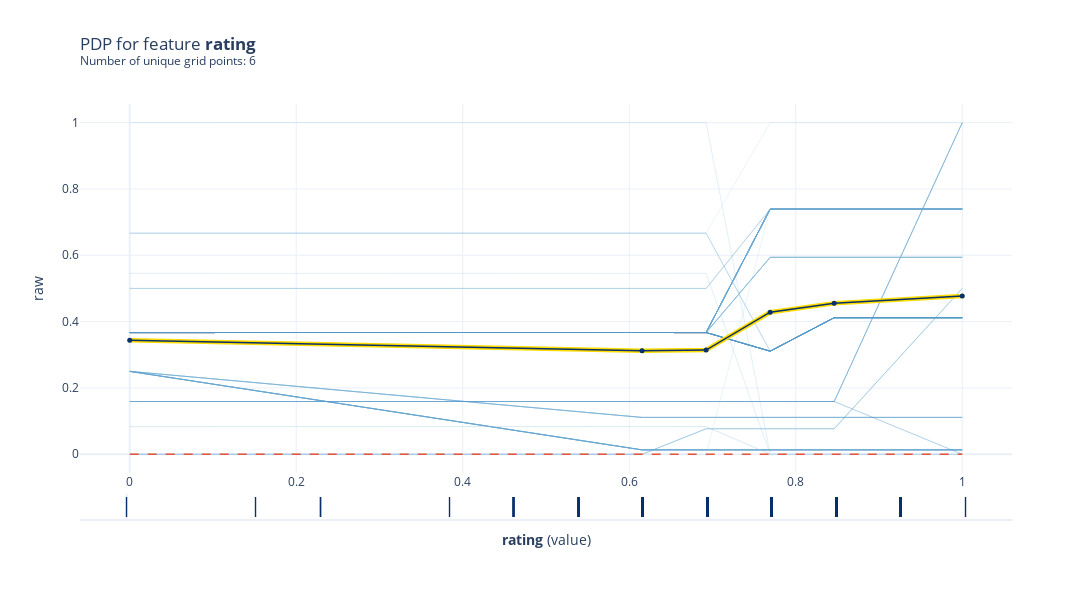

The notebook cell saved with this chart:
### Code cell
# Plot PDP
# Create the pdp data to be plotted
pdp_goals = pdp.PDPIsolate(model=tree_model, df=val_x, model_features=feature_names, feature='rating', feature_name='rating')

# plot the PDP for feature 'Goal Scored'
fig, axes = pdp_goals.plot(
    center=False,
    plot_lines=True,
    frac_to_plot=100,
    cluster=False,
    n_cluster_centers=None,
    cluster_method='accurate',
    plot_pts_dist=True,
    to_bins=False,
    show_percentile=False,
    which_classes=None,
    figsize=None,
    dpi=300,
    ncols=2,
    plot_params={"pdp_hl": True},
    engine='plotly',
    template='plotly_white')

fig.show()

### Figure 1 — Plotly figure (JSON) as saved in the notebook; plotly's stock layout.template omitted (floating-point values rounded to 4 significant figures; data arrays with more than 128 entries replaced by an {"elided": "..."} marker saying what was removed)
{"data": [{"hoverinfo": "none", "line": {"color": "rgba(193,217,237,0.5)", "width": 0.5}, "mode": "lines", "type": "scatter", "x": [0, 0.6154, 0.6923, 0.7692, 0.8462, 1], "xaxis": "x", "y": [0.25, 0.01316, 0.01316, 0.01316, 0.01316, 0.01316], "yaxis": "y"}, {"hoverinfo": "none", "line": {"color": "rgba(177,210,231,0.5)", "width": 0.5}, "mode": "lines", "type": "scatter", "x": [0, 0.6154, 0.6923, 0.7692, 0.8462, 1], "xaxis": "x", "y": [0.3671, 0.3671, 0.3671, 0.7391, 0.7391, 0.7391], "yaxis": "y"}, {"hoverinfo": "none", "line": {"color": "rgba(160,202,225,0.5)", "width": 0.5}, "mode": "lines", "type": "scatter", "x": [0, 0.6154, 0.6923, 0.7692, 0.8462, 1], "xaxis": "x", "y": [0.1591, 0.1591, 0.1591, 0.1591, 0.1591, 1], "yaxis": "y"}, {"hoverinfo": "none", "line": {"color": "rgba(139,192,221,0.5)", "width": 0.5}, "mode": "lines", "type": "scatter", "x": [0, 0.6154, 0.6923, 0.7692, 0.8462, 1], "xaxis": "x", "y": [1, 1, 1, 0, 0, 0], "yaxis": "y"}, {"hoverinfo": "none", "line": {"color": "rgba(117,179,216,0.5)", "width": 0.5}, "mode": "lines", "type": "scatter", "x": [0, 0.6154, 0.6923, 0.7692, 0.8462, 1], "xaxis": "x", "y": [0.3671, 0.3671, 0.3671, 0.3108, 0.4118, 0.4118], "yaxis": "y"}, {"hoverinfo": "none", "line": {"color": "rgba(98,168,210,0.5)", "width": 0.5}, "mode": "lines", "type": "scatter", "x": [0, 0.6154, 0.6923, 0.7692, 0.8462, 1], "xaxis": "x", "y": [0.3671, 0.3671, 0.3671, 0.7391, 0.7391, 0.7391], "yaxis": "y"}, {"hoverinfo": "none", "line": {"color": "rgba(80,155,203,0.5)", "width": 0.5}, "mode": "lines", "type": "scatter", "x": [0, 0.6154, 0.6923, 0.7692, 0.8462, 1], "xaxis": "x", "y": [0.3671, 0.3671, 0.3671, 0.3108, 0.4118, 0.4118], "yaxis": "y"}, {"hoverinfo": "none", "line": {"color": "rgba(64,144,197,0.5)", "width": 0.5}, "mode": "lines", "type": "scatter", "x": [0, 0.6154, 0.6923, 0.7692, 0.8462, 1], "xaxis": "x", "y": [0.1591, 0.1591, 0.1591, 0.1591, 0.1591, 1], "yaxis": "y"}, {"hoverinfo": "none", "line": {"color": "rgba(49,129,189,0.5)", "width": 0.5}, "mode": "lines", "type": "scatter", "x": [0, 0.6154, 0.6923, 0.7692, 0.8462, 1], "xaxis": "x", "y": [0.5, 0.5, 0.5, 0.7391, 0.7391, 0.7391], "yaxis": "y"}, {"hoverinfo": "none", "line": {"color": "rgba(36,116,182,0.5)", "width": 0.5}, "mode": "lines", "type": "scatter", "x": [0, 0.6154, 0.6923, 0.7692, 0.8462, 1], "xaxis": "x", "y": [0.3671, 0.3671, 0.3671, 0.7391, 0.7391, 0.7391], "yaxis": "y"}, {"hoverinfo": "none", "line": {"color": "rgba(193,217,237,0.5)", "width": 0.5}, "mode": "lines", "type": "scatter", "x": [0, 0.6154, 0.6923, 0.7692, 0.8462, 1], "xaxis": "x", "y": [0.3671, 0.3671, 0.3671, 0.7391, 0.7391, 0.7391], "yaxis": "y"}, {"hoverinfo": "none", "line": {"color": "rgba(177,210,231,0.5)", "width": 0.5}, "mode": "lines", "type": "scatter", "x": [0, 0.6154, 0.6923, 0.7692, 0.8462, 1], "xaxis": "x", "y": [0.3671, 0.3671, 0.3671, 0.3108, 0.4118, 0.4118], "yaxis": "y"}, {"hoverinfo": "none", "line": {"color": "rgba(160,202,225,0.5)", "width": 0.5}, "mode": "lines", "type": "scatter", "x": [0, 0.6154, 0.6923, 0.7692, 0.8462, 1], "xaxis": "x", "y": [0.3671, 0.3671, 0.3671, 0.5938, 0.5938, 0.5938], "yaxis": "y"}, {"hoverinfo": "none", "line": {"color": "rgba(139,192,221,0.5)", "width": 0.5}, "mode": "lines", "type": "scatter", "x": [0, 0.6154, 0.6923, 0.7692, 0.8462, 1], "xaxis": "x", "y": [0.3671, 0.3671, 0.3671, 0.7391, 0.7391, 0.7391], "yaxis": "y"}, {"hoverinfo": "none", "line": {"color": "rgba(117,179,216,0.5)", "width": 0.5}, "mode": "lines", "type": "scatter", "x": [0, 0.6154, 0.6923, 0.7692, 0.8462, 1], "xaxis": "x", "y": [0.3671, 0.3671, 0.3671, 0.7391, 0.7391, 0.7391], "yaxis": "y"}, {"hoverinfo": "none", "line": {"color": "rgba(98,168,210,0.5)", "width": 0.5}, "mode": "lines", "type": "scatter", "x": [0, 0.6154, 0.6923, 0.7692, 0.8462, 1], "xaxis": "x", "y": [0.25, 0.01316, 0.01316, 0.01316, 0.01316, 0.01316], "yaxis": "y"}, {"hoverinfo": "none", "line": {"color": "rgba(80,155,203,0.5)", "width": 0.5}, "mode": "lines", "type": "scatter", "x": [0, 0.6154, 0.6923, 0.7692, 0.8462, 1], "xaxis": "x", "y": [0.3671, 0.3671, 0.3671, 0.5938, 0.5938, 0.5938], "yaxis": "y"}, {"hoverinfo": "none", "line": {"color": "rgba(64,144,197,0.5)", "width": 0.5}, "mode": "lines", "type": "scatter", "x": [0, 0.6154, 0.6923, 0.7692, 0.8462, 1], "xaxis": "x", "y": [0.25, 0.1111, 0.1111, 0.1111, 0.1111, 0.1111], "yaxis": "y"}, {"hoverinfo": "none", "line": {"color": "rgba(49,129,189,0.5)", "width": 0.5}, "mode": "lines", "type": "scatter", "x": [0, 0.6154, 0.6923, 0.7692, 0.8462, 1], "xaxis": "x", "y": [0.3671, 0.3671, 0.3671, 0.3108, 0.4118, 0.4118], "yaxis": "y"}, {"hoverinfo": "none", "line": {"color": "rgba(36,116,182,0.5)", "width": 0.5}, "mode": "lines", "type": "scatter", "x": [0, 0.6154, 0.6923, 0.7692, 0.8462, 1], "xaxis": "x", "y": [0.3671, 0.3671, 0.3671, 0.3108, 0.4118, 0.4118], "yaxis": "y"}, {"hoverinfo": "none", "line": {"color": "rgba(193,217,237,0.5)", "width": 0.5}, "mode": "lines", "type": "scatter", "x": [0, 0.6154, 0.6923, 0.7692, 0.8462, 1], "xaxis": "x", "y": [0.3671, 0.3671, 0.3671, 0.3108, 0.4118, 0.4118], "yaxis": "y"}, {"hoverinfo": "none", "line": {"color": "rgba(177,210,231,0.5)", "width": 0.5}, "mode": "lines", "type": "scatter", "x": [0, 0.6154, 0.6923, 0.7692, 0.8462, 1], "xaxis": "x", "y": [0.3671, 0.3671, 0.3671, 0.3108, 0.4118, 0.4118], "yaxis": "y"}, {"hoverinfo": "none", "line": {"color": "rgba(160,202,225,0.5)", "width": 0.5}, "mode": "lines", "type": "scatter", "x": [0, 0.6154, 0.6923, 0.7692, 0.8462, 1], "xaxis": "x", "y": [0.25, 0.01316, 0.01316, 0.01316, 0.01316, 0.01316], "yaxis": "y"}, {"hoverinfo": "none", "line": {"color": "rgba(139,192,221,0.5)", "width": 0.5}, "mode": "lines", "type": "scatter", "x": [0, 0.6154, 0.6923, 0.7692, 0.8462, 1], "xaxis": "x", "y": [0.25, 0.1111, 0.1111, 0.1111, 0.1111, 0.1111], "yaxis": "y"}, {"hoverinfo": "none", "line": {"color": "rgba(117,179,216,0.5)", "width": 0.5}, "mode": "lines", "type": "scatter", "x": [0, 0.6154, 0.6923, 0.7692, 0.8462, 1], "xaxis": "x", "y": [0.3671, 0.3671, 0.3671, 0.7391, 0.7391, 0.7391], "yaxis": "y"}, {"hoverinfo": "none", "line": {"color": "rgba(98,168,210,0.5)", "width": 0.5}, "mode": "lines", "type": "scatter", "x": [0, 0.6154, 0.6923, 0.7692, 0.8462, 1], "xaxis": "x", "y": [0.6667, 0.6667, 0.6667, 0.3108, 0.4118, 0.4118], "yaxis": "y"}, {"hoverinfo": "none", "line": {"color": "rgba(80,155,203,0.5)", "width": 0.5}, "mode": "lines", "type": "scatter", "x": [0, 0.6154, 0.6923, 0.7692, 0.8462, 1], "xaxis": "x", "y": [0.25, 0.01316, 0.01316, 0.01316, 0.01316, 0.01316], "yaxis": "y"}, {"hoverinfo": "none", "line": {"color": "rgba(64,144,197,0.5)", "width": 0.5}, "mode": "lines", "type": "scatter", "x": [0, 0.6154, 0.6923, 0.7692, 0.8462, 1], "xaxis": "x", "y": [0.25, 0.01316, 0.01316, 0.01316, 0.01316, 0.01316], "yaxis": "y"}, {"hoverinfo": "none", "line": {"color": "rgba(49,129,189,0.5)", "width": 0.5}, "mode": "lines", "type": "scatter", "x": [0, 0.6154, 0.6923, 0.7692, 0.8462, 1], "xaxis": "x", "y": [0.3671, 0.3671, 0.3671, 0.3108, 0.4118, 0.4118], "yaxis": "y"}, {"hoverinfo": "none", "line": {"color": "rgba(36,116,182,0.5)", "width": 0.5}, "mode": "lines", "type": "scatter", "x": [0, 0.6154, 0.6923, 0.7692, 0.8462, 1], "xaxis": "x", "y": [0.3671, 0.3671, 0.3671, 0.3108, 0.4118, 0.4118], "yaxis": "y"}, {"hoverinfo": "none", "line": {"color": "rgba(193,217,237,0.5)", "width": 0.5}, "mode": "lines", "type": "scatter", "x": [0, 0.6154, 0.6923, 0.7692, 0.8462, 1], "xaxis": "x", "y": [0.3671, 0.3671, 0.3671, 0.3108, 0.4118, 0.4118], "yaxis": "y"}, {"hoverinfo": "none", "line": {"color": "rgba(177,210,231,0.5)", "width": 0.5}, "mode": "lines", "type": "scatter", "x": [0, 0.6154, 0.6923, 0.7692, 0.8462, 1], "xaxis": "x", "y": [0.6667, 0.6667, 0.6667, 1, 1, 1], "yaxis": "y"}, {"hoverinfo": "none", "line": {"color": "rgba(160,202,225,0.5)", "width": 0.5}, "mode": "lines", "type": "scatter", "x": [0, 0.6154, 0.6923, 0.7692, 0.8462, 1], "xaxis": "x", "y": [0.25, 0.01316, 0.01316, 0.01316, 0.01316, 0.01316], "yaxis": "y"}, {"hoverinfo": "none", "line": {"color": "rgba(139,192,221,0.5)", "width": 0.5}, "mode": "lines", "type": "scatter", "x": [0, 0.6154, 0.6923, 0.7692, 0.8462, 1], "xaxis": "x", "y": [0.3671, 0.3671, 0.3671, 0.7391, 0.7391, 0.7391], "yaxis": "y"}, {"hoverinfo": "none", "line": {"color": "rgba(117,179,216,0.5)", "width": 0.5}, "mode": "lines", "type": "scatter", "x": [0, 0.6154, 0.6923, 0.7692, 0.8462, 1], "xaxis": "x", "y": [0, 0, 0.07692, 0.07692, 0.07692, 0.5], "yaxis": "y"}, {"hoverinfo": "none", "line": {"color": "rgba(98,168,210,0.5)", "width": 0.5}, "mode": "lines", "type": "scatter", "x": [0, 0.6154, 0.6923, 0.7692, 0.8462, 1], "xaxis": "x", "y": [0.3671, 0.3671, 0.3671, 0.7391, 0.7391, 0.7391], "yaxis": "y"}, {"hoverinfo": "none", "line": {"color": "rgba(80,155,203,0.5)", "width": 0.5}, "mode": "lines", "type": "scatter", "x": [0, 0.6154, 0.6923, 0.7692, 0.8462, 1], "xaxis": "x", "y": [0.1591, 0.1591, 0.1591, 0.1591, 0.1591, 1], "yaxis": "y"}, {"hoverinfo": "none", "line": {"color": "rgba(64,144,197,0.5)", "width": 0.5}, "mode": "lines", "type": "scatter", "x": [0, 0.6154, 0.6923, 0.7692, 0.8462, 1], "xaxis": "x", "y": [0.3671, 0.3671, 0.3671, 0.7391, 0.7391, 0.7391], "yaxis": "y"}, {"hoverinfo": "none", "line": {"color": "rgba(49,129,189,0.5)", "width": 0.5}, "mode": "lines", "type": "scatter", "x": [0, 0.6154, 0.6923, 0.7692, 0.8462, 1], "xaxis": "x", "y": [0.3671, 0.3671, 0.3671, 0.7391, 0.7391, 0.7391], "yaxis": "y"}, {"hoverinfo": "none", "line": {"color": "rgba(36,116,182,0.5)", "width": 0.5}, "mode": "lines", "type": "scatter", "x": [0, 0.6154, 0.6923, 0.7692, 0.8462, 1], "xaxis": "x", "y": [0.3671, 0.3671, 0.3671, 0.7391, 0.7391, 0.7391], "yaxis": "y"}, {"hoverinfo": "none", "line": {"color": "rgba(193,217,237,0.5)", "width": 0.5}, "mode": "lines", "type": "scatter", "x": [0, 0.6154, 0.6923, 0.7692, 0.8462, 1], "xaxis": "x", "y": [0.3671, 0.3671, 0.3671, 0.3108, 0.4118, 0.4118], "yaxis": "y"}, {"hoverinfo": "none", "line": {"color": "rgba(177,210,231,0.5)", "width": 0.5}, "mode": "lines", "type": "scatter", "x": [0, 0.6154, 0.6923, 0.7692, 0.8462, 1], "xaxis": "x", "y": [0.25, 0.1111, 0.1111, 0.1111, 0.1111, 0.1111], "yaxis": "y"}, {"hoverinfo": "none", "line": {"color": "rgba(160,202,225,0.5)", "width": 0.5}, "mode": "lines", "type": "scatter", "x": [0, 0.6154, 0.6923, 0.7692, 0.8462, 1], "xaxis": "x", "y": [0.3671, 0.3671, 0.3671, 0.3108, 0.4118, 0.4118], "yaxis": "y"}, {"hoverinfo": "none", "line": {"color": "rgba(139,192,221,0.5)", "width": 0.5}, "mode": "lines", "type": "scatter", "x": [0, 0.6154, 0.6923, 0.7692, 0.8462, 1], "xaxis": "x", "y": [0.3671, 0.3671, 0.3671, 0.7391, 0.7391, 0.7391], "yaxis": "y"}, {"hoverinfo": "none", "line": {"color": "rgba(117,179,216,0.5)", "width": 0.5}, "mode": "lines", "type": "scatter", "x": [0, 0.6154, 0.6923, 0.7692, 0.8462, 1], "xaxis": "x", "y": [0.25, 0.1111, 0.1111, 0.1111, 0.1111, 0.1111], "yaxis": "y"}, {"hoverinfo": "none", "line": {"color": "rgba(98,168,210,0.5)", "width": 0.5}, "mode": "lines", "type": "scatter", "x": [0, 0.6154, 0.6923, 0.7692, 0.8462, 1], "xaxis": "x", "y": [0, 0, 0.07692, 0.07692, 0.07692, 0.5], "yaxis": "y"}, {"hoverinfo": "none", "line": {"color": "rgba(80,155,203,0.5)", "width": 0.5}, "mode": "lines", "type": "scatter", "x": [0, 0.6154, 0.6923, 0.7692, 0.8462, 1], "xaxis": "x", "y": [0.3671, 0.3671, 0.3671, 0.5938, 0.5938, 0.5938], "yaxis": "y"}, {"hoverinfo": "none", "line": {"color": "rgba(64,144,197,0.5)", "width": 0.5}, "mode": "lines", "type": "scatter", "x": [0, 0.6154, 0.6923, 0.7692, 0.8462, 1], "xaxis": "x", "y": [0.3671, 0.3671, 0.3671, 0.7391, 0.7391, 0.7391], "yaxis": "y"}, {"hoverinfo": "none", "line": {"color": "rgba(49,129,189,0.5)", "width": 0.5}, "mode": "lines", "type": "scatter", "x": [0, 0.6154, 0.6923, 0.7692, 0.8462, 1], "xaxis": "x", "y": [0.3671, 0.3671, 0.3671, 0.3108, 0.4118, 0.4118], "yaxis": "y"}, {"hoverinfo": "none", "line": {"color": "rgba(36,116,182,0.5)", "width": 0.5}, "mode": "lines", "type": "scatter", "x": [0, 0.6154, 0.6923, 0.7692, 0.8462, 1], "xaxis": "x", "y": [0.3671, 0.3671, 0.3671, 0.3108, 0.4118, 0.4118], "yaxis": "y"}, {"hoverinfo": "none", "line": {"color": "rgba(193,217,237,0.5)", "width": 0.5}, "mode": "lines", "type": "scatter", "x": [0, 0.6154, 0.6923, 0.7692, 0.8462, 1], "xaxis": "x", "y": [0.3671, 0.3671, 0.3671, 0.7391, 0.7391, 0.7391], "yaxis": "y"}, {"hoverinfo": "none", "line": {"color": "rgba(177,210,231,0.5)", "width": 0.5}, "mode": "lines", "type": "scatter", "x": [0, 0.6154, 0.6923, 0.7692, 0.8462, 1], "xaxis": "x", "y": [0, 0, 0, 0.7391, 0.7391, 0.7391], "yaxis": "y"}, {"hoverinfo": "none", "line": {"color": "rgba(160,202,225,0.5)", "width": 0.5}, "mode": "lines", "type": "scatter", "x": [0, 0.6154, 0.6923, 0.7692, 0.8462, 1], "xaxis": "x", "y": [0.3671, 0.3671, 0.3671, 0.7391, 0.7391, 0.7391], "yaxis": "y"}, {"hoverinfo": "none", "line": {"color": "rgba(139,192,221,0.5)", "width": 0.5}, "mode": "lines", "type": "scatter", "x": [0, 0.6154, 0.6923, 0.7692, 0.8462, 1], "xaxis": "x", "y": [0.3671, 0.3671, 0.3671, 0.3108, 0.4118, 0.4118], "yaxis": "y"}, {"hoverinfo": "none", "line": {"color": "rgba(117,179,216,0.5)", "width": 0.5}, "mode": "lines", "type": "scatter", "x": [0, 0.6154, 0.6923, 0.7692, 0.8462, 1], "xaxis": "x", "y": [0.25, 0.01316, 0.01316, 0.01316, 0.01316, 0.01316], "yaxis": "y"}, {"hoverinfo": "none", "line": {"color": "rgba(98,168,210,0.5)", "width": 0.5}, "mode": "lines", "type": "scatter", "x": [0, 0.6154, 0.6923, 0.7692, 0.8462, 1], "xaxis": "x", "y": [0.3671, 0.3671, 0.3671, 0.7391, 0.7391, 0.7391], "yaxis": "y"}, {"hoverinfo": "none", "line": {"color": "rgba(80,155,203,0.5)", "width": 0.5}, "mode": "lines", "type": "scatter", "x": [0, 0.6154, 0.6923, 0.7692, 0.8462, 1], "xaxis": "x", "y": [0.3671, 0.3671, 0.3671, 0.3108, 0.4118, 0.4118], "yaxis": "y"}, {"hoverinfo": "none", "line": {"color": "rgba(64,144,197,0.5)", "width": 0.5}, "mode": "lines", "type": "scatter", "x": [0, 0.6154, 0.6923, 0.7692, 0.8462, 1], "xaxis": "x", "y": [0.3671, 0.3671, 0.3671, 0.3108, 0.4118, 0.4118], "yaxis": "y"}, {"hoverinfo": "none", "line": {"color": "rgba(49,129,189,0.5)", "width": 0.5}, "mode": "lines", "type": "scatter", "x": [0, 0.6154, 0.6923, 0.7692, 0.8462, 1], "xaxis": "x", "y": [0.25, 0.1111, 0.1111, 0.1111, 0.1111, 0.1111], "yaxis": "y"}, {"hoverinfo": "none", "line": {"color": "rgba(36,116,182,0.5)", "width": 0.5}, "mode": "lines", "type": "scatter", "x": [0, 0.6154, 0.6923, 0.7692, 0.8462, 1], "xaxis": "x", "y": [0.1591, 0.1591, 0.1591, 0.1591, 0.1591, 1], "yaxis": "y"}, {"hoverinfo": "none", "line": {"color": "rgba(193,217,237,0.5)", "width": 0.5}, "mode": "lines", "type": "scatter", "x": [0, 0.6154, 0.6923, 0.7692, 0.8462, 1], "xaxis": "x", "y": [0.3671, 0.3671, 0.3671, 0.7391, 0.7391, 0.7391], "yaxis": "y"}, {"hoverinfo": "none", "line": {"color": "rgba(177,210,231,0.5)", "width": 0.5}, "mode": "lines", "type": "scatter", "x": [0, 0.6154, 0.6923, 0.7692, 0.8462, 1], "xaxis": "x", "y": [0.3671, 0.3671, 0.3671, 0.5938, 0.5938, 0.5938], "yaxis": "y"}, {"hoverinfo": "none", "line": {"color": "rgba(160,202,225,0.5)", "width": 0.5}, "mode": "lines", "type": "scatter", "x": [0, 0.6154, 0.6923, 0.7692, 0.8462, 1], "xaxis": "x", "y": [0.3671, 0.3671, 0.3671, 0.3108, 0.4118, 0.4118], "yaxis": "y"}, {"hoverinfo": "none", "line": {"color": "rgba(139,192,221,0.5)", "width": 0.5}, "mode": "lines", "type": "scatter", "x": [0, 0.6154, 0.6923, 0.7692, 0.8462, 1], "xaxis": "x", "y": [0.3671, 0.3671, 0.3671, 0.7391, 0.7391, 0.7391], "yaxis": "y"}, {"hoverinfo": "none", "line": {"color": "rgba(117,179,216,0.5)", "width": 0.5}, "mode": "lines", "type": "scatter", "x": [0, 0.6154, 0.6923, 0.7692, 0.8462, 1], "xaxis": "x", "y": [0.3671, 0.3671, 0.3671, 0.7391, 0.7391, 0.7391], "yaxis": "y"}, {"hoverinfo": "none", "line": {"color": "rgba(98,168,210,0.5)", "width": 0.5}, "mode": "lines", "type": "scatter", "x": [0, 0.6154, 0.6923, 0.7692, 0.8462, 1], "xaxis": "x", "y": [0.6667, 0.6667, 0.6667, 0.3108, 0.4118, 0.4118], "yaxis": "y"}, {"hoverinfo": "none", "line": {"color": "rgba(80,155,203,0.5)", "width": 0.5}, "mode": "lines", "type": "scatter", "x": [0, 0.6154, 0.6923, 0.7692, 0.8462, 1], "xaxis": "x", "y": [0.25, 0.01316, 0.01316, 0.01316, 0.01316, 0.01316], "yaxis": "y"}, {"hoverinfo": "none", "line": {"color": "rgba(64,144,197,0.5)", "width": 0.5}, "mode": "lines", "type": "scatter", "x": [0, 0.6154, 0.6923, 0.7692, 0.8462, 1], "xaxis": "x", "y": [0.3671, 0.3671, 0.3671, 0.5938, 0.5938, 0.5938], "yaxis": "y"}, {"hoverinfo": "none", "line": {"color": "rgba(49,129,189,0.5)", "width": 0.5}, "mode": "lines", "type": "scatter", "x": [0, 0.6154, 0.6923, 0.7692, 0.8462, 1], "xaxis": "x", "y": [0.25, 0.01316, 0.01316, 0.01316, 0.01316, 0.01316], "yaxis": "y"}, {"hoverinfo": "none", "line": {"color": "rgba(36,116,182,0.5)", "width": 0.5}, "mode": "lines", "type": "scatter", "x": [0, 0.6154, 0.6923, 0.7692, 0.8462, 1], "xaxis": "x", "y": [0.3671, 0.3671, 0.3671, 0.7391, 0.7391, 0.7391], "yaxis": "y"}, {"hoverinfo": "none", "line": {"color": "rgba(193,217,237,0.5)", "width": 0.5}, "mode": "lines", "type": "scatter", "x": [0, 0.6154, 0.6923, 0.7692, 0.8462, 1], "xaxis": "x", "y": [0.5, 0.5, 0.5, 0.7391, 0.7391, 0.7391], "yaxis": "y"}, {"hoverinfo": "none", "line": {"color": "rgba(177,210,231,0.5)", "width": 0.5}, "mode": "lines", "type": "scatter", "x": [0, 0.6154, 0.6923, 0.7692, 0.8462, 1], "xaxis": "x", "y": [0.3671, 0.3671, 0.3671, 0.5938, 0.5938, 0.5938], "yaxis": "y"}, {"hoverinfo": "none", "line": {"color": "rgba(160,202,225,0.5)", "width": 0.5}, "mode": "lines", "type": "scatter", "x": [0, 0.6154, 0.6923, 0.7692, 0.8462, 1], "xaxis": "x", "y": [0.08333, 0.08333, 0.08333, 0, 0, 0], "yaxis": "y"}, {"hoverinfo": "none", "line": {"color": "rgba(139,192,221,0.5)", "width": 0.5}, "mode": "lines", "type": "scatter", "x": [0, 0.6154, 0.6923, 0.7692, 0.8462, 1], "xaxis": "x", "y": [0.3671, 0.3671, 0.3671, 0.3108, 0.4118, 0.4118], "yaxis": "y"}, {"hoverinfo": "none", "line": {"color": "rgba(117,179,216,0.5)", "width": 0.5}, "mode": "lines", "type": "scatter", "x": [0, 0.6154, 0.6923, 0.7692, 0.8462, 1], "xaxis": "x", "y": [0.5, 0.5, 0.5, 0.7391, 0.7391, 0.7391], "yaxis": "y"}, {"hoverinfo": "none", "line": {"color": "rgba(98,168,210,0.5)", "width": 0.5}, "mode": "lines", "type": "scatter", "x": [0, 0.6154, 0.6923, 0.7692, 0.8462, 1], "xaxis": "x", "y": [0.3671, 0.3671, 0.3671, 0.7391, 0.7391, 0.7391], "yaxis": "y"}, {"hoverinfo": "none", "line": {"color": "rgba(80,155,203,0.5)", "width": 0.5}, "mode": "lines", "type": "scatter", "x": [0, 0.6154, 0.6923, 0.7692, 0.8462, 1], "xaxis": "x", "y": [0.25, 0.1111, 0.1111, 0.1111, 0.1111, 0.1111], "yaxis": "y"}, {"hoverinfo": "none", "line": {"color": "rgba(64,144,197,0.5)", "width": 0.5}, "mode": "lines", "type": "scatter", "x": [0, 0.6154, 0.6923, 0.7692, 0.8462, 1], "xaxis": "x", "y": [0.3671, 0.3671, 0.3671, 0.3108, 0.4118, 0.4118], "yaxis": "y"}, {"hoverinfo": "none", "line": {"color": "rgba(49,129,189,0.5)", "width": 0.5}, "mode": "lines", "type": "scatter", "x": [0, 0.6154, 0.6923, 0.7692, 0.8462, 1], "xaxis": "x", "y": [0.3671, 0.3671, 0.3671, 0.3108, 0.4118, 0.4118], "yaxis": "y"}, {"hoverinfo": "none", "line": {"color": "rgba(36,116,182,0.5)", "width": 0.5}, "mode": "lines", "type": "scatter", "x": [0, 0.6154, 0.6923, 0.7692, 0.8462, 1], "xaxis": "x", "y": [0.3671, 0.3671, 0.3671, 0.7391, 0.7391, 0.7391], "yaxis": "y"}, {"hoverinfo": "none", "line": {"color": "rgba(193,217,237,0.5)", "width": 0.5}, "mode": "lines", "type": "scatter", "x": [0, 0.6154, 0.6923, 0.7692, 0.8462, 1], "xaxis": "x", "y": [0.3671, 0.3671, 0.3671, 0.3108, 0.4118, 0.4118], "yaxis": "y"}, {"hoverinfo": "none", "line": {"color": "rgba(177,210,231,0.5)", "width": 0.5}, "mode": "lines", "type": "scatter", "x": [0, 0.6154, 0.6923, 0.7692, 0.8462, 1], "xaxis": "x", "y": [0.08333, 0.08333, 0.08333, 0, 0, 0], "yaxis": "y"}, {"hoverinfo": "none", "line": {"color": "rgba(160,202,225,0.5)", "width": 0.5}, "mode": "lines", "type": "scatter", "x": [0, 0.6154, 0.6923, 0.7692, 0.8462, 1], "xaxis": "x", "y": [0.25, 0.01316, 0.01316, 0.01316, 0.01316, 0.01316], "yaxis": "y"}, {"hoverinfo": "none", "line": {"color": "rgba(139,192,221,0.5)", "width": 0.5}, "mode": "lines", "type": "scatter", "x": [0, 0.6154, 0.6923, 0.7692, 0.8462, 1], "xaxis": "x", "y": [0.1591, 0.1591, 0.1591, 0.1591, 0.1591, 0], "yaxis": "y"}, {"hoverinfo": "none", "line": {"color": "rgba(117,179,216,0.5)", "width": 0.5}, "mode": "lines", "type": "scatter", "x": [0, 0.6154, 0.6923, 0.7692, 0.8462, 1], "xaxis": "x", "y": [0.3671, 0.3671, 0.3671, 0.7391, 0.7391, 0.7391], "yaxis": "y"}, {"hoverinfo": "none", "line": {"color": "rgba(98,168,210,0.5)", "width": 0.5}, "mode": "lines", "type": "scatter", "x": [0, 0.6154, 0.6923, 0.7692, 0.8462, 1], "xaxis": "x", "y": [0.3671, 0.3671, 0.3671, 0.7391, 0.7391, 0.7391], "yaxis": "y"}, {"hoverinfo": "none", "line": {"color": "rgba(80,155,203,0.5)", "width": 0.5}, "mode": "lines", "type": "scatter", "x": [0, 0.6154, 0.6923, 0.7692, 0.8462, 1], "xaxis": "x", "y": [0.3671, 0.3671, 0.3671, 0.5938, 0.5938, 0.5938], "yaxis": "y"}, {"hoverinfo": "none", "line": {"color": "rgba(64,144,197,0.5)", "width": 0.5}, "mode": "lines", "type": "scatter", "x": [0, 0.6154, 0.6923, 0.7692, 0.8462, 1], "xaxis": "x", "y": [0.3671, 0.3671, 0.3671, 0.3108, 0.4118, 0.4118], "yaxis": "y"}, {"hoverinfo": "none", "line": {"color": "rgba(49,129,189,0.5)", "width": 0.5}, "mode": "lines", "type": "scatter", "x": [0, 0.6154, 0.6923, 0.7692, 0.8462, 1], "xaxis": "x", "y": [0.25, 0.01316, 0.01316, 0.01316, 0.01316, 0.01316], "yaxis": "y"}, {"hoverinfo": "none", "line": {"color": "rgba(36,116,182,0.5)", "width": 0.5}, "mode": "lines", "type": "scatter", "x": [0, 0.6154, 0.6923, 0.7692, 0.8462, 1], "xaxis": "x", "y": [0.1591, 0.1591, 0.1591, 0.1591, 0.1591, 0], "yaxis": "y"}, {"hoverinfo": "none", "line": {"color": "rgba(193,217,237,0.5)", "width": 0.5}, "mode": "lines", "type": "scatter", "x": [0, 0.6154, 0.6923, 0.7692, 0.8462, 1], "xaxis": "x", "y": [0.3671, 0.3671, 0.3671, 0.7391, 0.7391, 0.7391], "yaxis": "y"}, {"hoverinfo": "none", "line": {"color": "rgba(177,210,231,0.5)", "width": 0.5}, "mode": "lines", "type": "scatter", "x": [0, 0.6154, 0.6923, 0.7692, 0.8462, 1], "xaxis": "x", "y": [0.3671, 0.3671, 0.3671, 0.7391, 0.7391, 0.7391], "yaxis": "y"}, {"hoverinfo": "none", "line": {"color": "rgba(160,202,225,0.5)", "width": 0.5}, "mode": "lines", "type": "scatter", "x": [0, 0.6154, 0.6923, 0.7692, 0.8462, 1], "xaxis": "x", "y": [0.3671, 0.3671, 0.3671, 0.5938, 0.5938, 0.5938], "yaxis": "y"}, {"hoverinfo": "none", "line": {"color": "rgba(139,192,221,0.5)", "width": 0.5}, "mode": "lines", "type": "scatter", "x": [0, 0.6154, 0.6923, 0.7692, 0.8462, 1], "xaxis": "x", "y": [0.5455, 0.5455, 0.5455, 0, 0, 0], "yaxis": "y"}, {"hoverinfo": "none", "line": {"color": "rgba(117,179,216,0.5)", "width": 0.5}, "mode": "lines", "type": "scatter", "x": [0, 0.6154, 0.6923, 0.7692, 0.8462, 1], "xaxis": "x", "y": [0.3671, 0.3671, 0.3671, 0.7391, 0.7391, 0.7391], "yaxis": "y"}, {"hoverinfo": "none", "line": {"color": "rgba(98,168,210,0.5)", "width": 0.5}, "mode": "lines", "type": "scatter", "x": [0, 0.6154, 0.6923, 0.7692, 0.8462, 1], "xaxis": "x", "y": [0.25, 0.01316, 0.01316, 0.01316, 0.01316, 0.01316], "yaxis": "y"}, {"hoverinfo": "none", "line": {"color": "rgba(80,155,203,0.5)", "width": 0.5}, "mode": "lines", "type": "scatter", "x": [0, 0.6154, 0.6923, 0.7692, 0.8462, 1], "xaxis": "x", "y": [0, 0, 0.07692, 0.07692, 0.07692, 0.5], "yaxis": "y"}, {"hoverinfo": "none", "line": {"color": "rgba(64,144,197,0.5)", "width": 0.5}, "mode": "lines", "type": "scatter", "x": [0, 0.6154, 0.6923, 0.7692, 0.8462, 1], "xaxis": "x", "y": [0.3671, 0.3671, 0.3671, 0.3108, 0.4118, 0.4118], "yaxis": "y"}, {"hoverinfo": "none", "line": {"color": "rgba(49,129,189,0.5)", "width": 0.5}, "mode": "lines", "type": "scatter", "x": [0, 0.6154, 0.6923, 0.7692, 0.8462, 1], "xaxis": "x", "y": [0.3671, 0.3671, 0.3671, 0.3108, 0.4118, 0.4118], "yaxis": "y"}, {"hoverinfo": "none", "line": {"color": "rgba(36,116,182,0.5)", "width": 0.5}, "mode": "lines", "type": "scatter", "x": [0, 0.6154, 0.6923, 0.7692, 0.8462, 1], "xaxis": "x", "y": [0.3671, 0.3671, 0.3671, 0.7391, 0.7391, 0.7391], "yaxis": "y"}, {"hoverinfo": "none", "line": {"color": "#FEDC00", "width": 4.5}, "mode": "lines", "type": "scatter", "x": [0, 0.6154, 0.6923, 0.7692, 0.8462, 1], "xaxis": "x", "y": [0.3436, 0.3122, 0.3142, 0.4283, 0.4555, 0.4773], "yaxis": "y"}, {"hoverinfo": "none", "line": {"color": "#E75438", "dash": "dash", "width": 1.5}, "mode": "lines", "type": "scatter", "x": [0, 0.6154, 0.6923, 0.7692, 0.8462, 1], "xaxis": "x", "y": [0, 0, 0, 0, 0, 0], "yaxis": "y"}, {"hovertemplate": "%{y}", "line": {"color": "rgba(8,48,107,1.0)", "width": 1.5}, "marker": {"color": "rgba(8,48,107,1.0)", "size": 5}, "mode": "lines+markers", "name": "pdp", "type": "scatter", "x": [0, 0.6154, 0.6923, 0.7692, 0.8462, 1], "xaxis": "x", "y": [0.3436, 0.3122, 0.3142, 0.4283, 0.4555, 0.4773], "yaxis": "y"}, {"hoverinfo": "none", "mode": "text", "name": "dist", "showlegend": false, "text": {"elided": "312 str values"}, "textfont": {"color": "rgba(8,48,107,1.0)", "size": 20}, "textposition": "middle center", "type": "scatter", "x": {"elided": "312 float values"}, "xaxis": "x2", "y": {"elided": "312 int values"}, "yaxis": "y2"}], "layout": {"height": 600, "showlegend": false, "title": {"text": "PDP for feature <b>rating</b> <br><sup>Number of unique grid points: 6</sup>", "x": 0, "xref": "paper"}, "width": 1200, "xaxis": {"anchor": "y", "domain": [0, 1]}, "xaxis2": {"anchor": "y2", "domain": [0, 1], "showgrid": false, "showticklabels": false, "title": {"text": "<b>rating</b> (value)"}}, "yaxis": {"anchor": "x", "domain": [0.1127, 0.99], "title": {"text": "raw"}}, "yaxis2": {"anchor": "x2", "domain": [0, 0.06267], "showgrid": false, "showticklabels": false}}}
